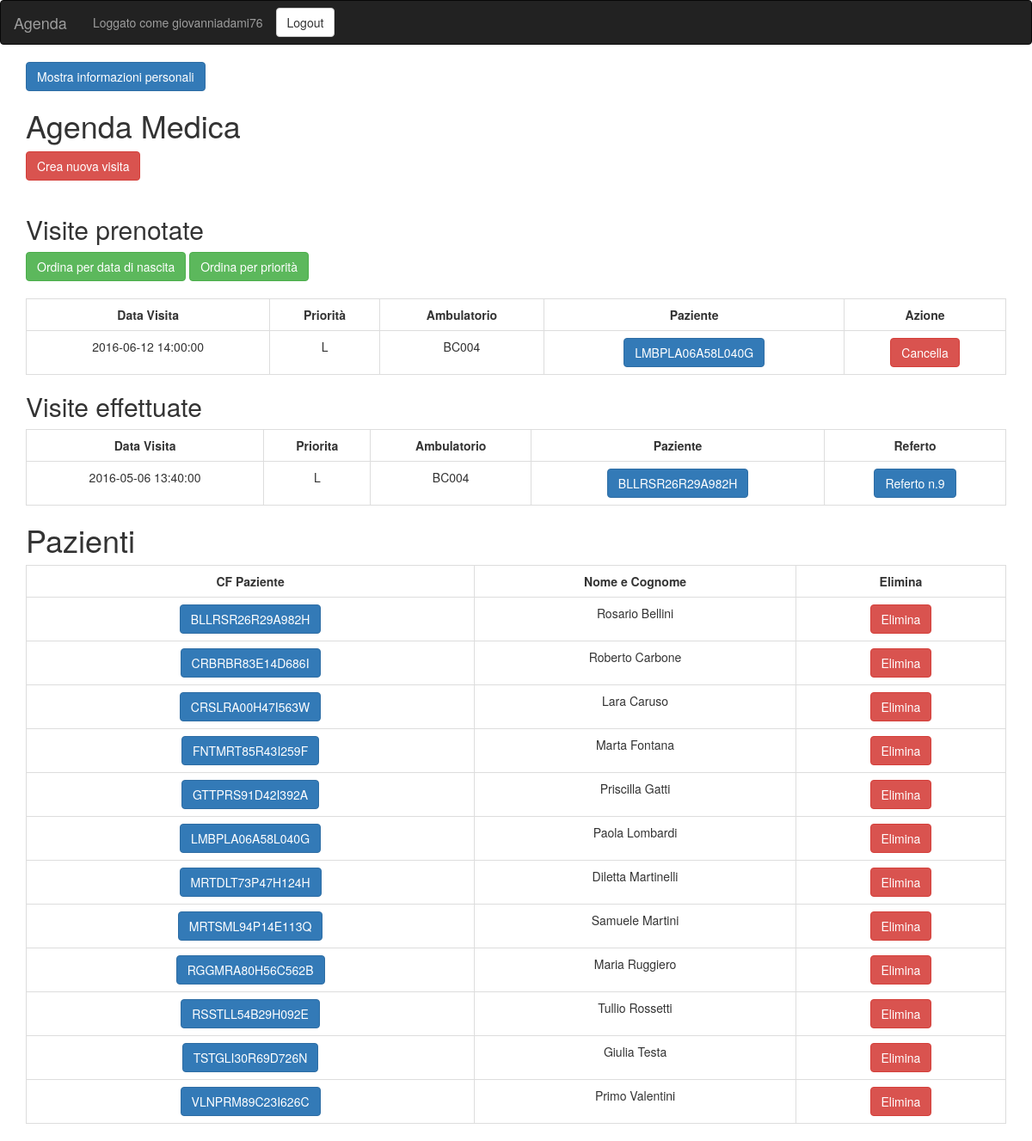
/sito_web/cgi-bin/indexdottore.php (signed in), run on the app's committed database.
### tables this page shows
CREATE TABLE VisitaMedica (

	CodiceVisita INT NOT NULL PRIMARY KEY AUTO_INCREMENT,
	Data DATETIME NOT NULL,
	NomeAmbulatorio VARCHAR(5) NOT NULL,
	TipoVisita BOOLEAN NOT NULL,
	TipoPrenotazione BOOLEAN NOT NULL,
	Priorita CHAR,
	CFDottore VARCHAR(16),
	CFInfermiere VARCHAR(16),
	CFPaziente VARCHAR(16) NOT NULL,
	CodiceReferto INT,

	FOREIGN KEY (CFDottore) REFERENCES Dottore(CodiceFiscale)
		ON DELETE SET NULL,
	FOREIGN KEY (NomeAmbulatorio) REFERENCES Ambulatorio(Nome),
	FOREIGN KEY (CFInfermiere) REFERENCES Infermiere(CodiceFiscale)
		ON DELETE SET NULL,
	FOREIGN KEY (CFPaziente) REFERENCES Paziente(CodiceFiscale)
		ON DELETE CASCADE,
	FOREIGN KEY (CodiceReferto) REFERENCES Referto(Codice)
		ON DELETE SET NULL

);

CREATE TABLE Informazioni (

	CodiceFiscale  VARCHAR(16) NOT NULL PRIMARY KEY,
	DataNascita    DATE NOT NULL,
	Nome 		   VARCHAR(20) NOT NULL,
	Cognome		   VARCHAR(20) NOT NULL,
	Email		   VARCHAR(45),
	Sesso		   CHAR NOT NULL,
	Telefono	   VARCHAR(20) NOT NULL,
	CittaResidenza VARCHAR(45) NOT NULL,
	CittaNascita   VARCHAR(45) NOT NULL,
	Indirizzo	   VARCHAR(45) NOT NULL,
	CodiceASL 	   INT NOT NULL,

	FOREIGN KEY (CittaResidenza) REFERENCES Citta(Nome) 
		ON UPDATE CASCADE,
	FOREIGN KEY (CittaNascita) REFERENCES Citta(Nome) 
		ON UPDATE CASCADE,
	FOREIGN KEY (CodiceASL) REFERENCES ASL(Codice)
		
		

);

### sito_web/cgi-bin/db_config.php (called while the page is built, shortened)
<?php
class DBConfig
{
	private $db_server = "localhost";
	private $db_password = "";
	private $db_username = "";
	private $db_name = "ProgettoDataBase";
	private $db_conn = null;
	private function db_connection(){
		$this->db_conn = new mysqli($this->db_server, $this->db_username, $this->db_password, $this->db_name);
	}
	public function db_query($sql){
		$result = $this->db_conn->query($sql);
		$rows = array();
		if ($result && !is_bool($result)){
			$i = 0;
			while ($row = $result->fetch_assoc()){
				$rows[$i++] = $row;
			}
			$this->db_conn = null;
		}
		return $rows;
	}
}
?>

### sito_web/cgi-bin/indexdottore.php (the view, shortened to what this page needs)
<?php
	include("db_config.php");
?>
<!doctype html>
<html>
<head>
    <link rel="stylesheet" href="https://maxcdn.bootstrapcdn.com/bootstrap/3.3.6/css/bootstrap.min.css">
    <link rel="stylesheet" href="css/style.css" type="text/css" />
</head>
<body>
<nav class="navbar navbar-inverse">
  <div class="navbar-header">
    <a class="navbar-brand" href="#">Agenda</a>
  </div>
  <?php echo "<p class='navbar-text'>Loggato come ".$_SESSION['username']."</p>" ?>
  <form method='POST' action='#'><input type='hidden' name='logout-btn' value='logout'/><button type="submit" class="btn btn-default navbar-btn">Logout</button></form>
</nav>
<div class="container">
	<a class="btn btn-primary" role="button" data-toggle="collapse" href="#collapseExample" aria-expanded="false" aria-controls="collapseExample">
  		Mostra informazioni personali
	</a>
  		<?php
			$cod_fiscale = $_SESSION['codice_fiscale'];
			$db_conn = new DBConfig();
		?>
	<h1>Agenda Medica</h1>
	<form method='GET' action='nuova_visita.php'>
			<button type='submit' class='btn btn-danger'>Crea nuova visita</button>
  	</form>
  	<br />
		<h2>Visite prenotate</h2>
		<button class="btn btn-success" onClick="sortBirthday('<?php echo $_SESSION['codice_fiscale']; ?>')">Ordina per data di nascita</button>
		<button class="btn btn-success" onClick="sortPriority('<?php echo $_SESSION['codice_fiscale']; ?>')">Ordina per priorità</button>
		<br /><br />
		<table id='visite-prenotate' class='table table-bordered'>
		<tr>
				<th>Data Visita</th>
				<th>Priorità</th>
				<th>Ambulatorio</th>
				<th>Paziente</th>
				<th>Azione</th>
		</tr>
		<?php
			$rows = $db_conn->db_query("SELECT * FROM VisitaMedica AS VM WHERE VM.CFDottore='".$cod_fiscale."';");
			if (count($rows)>0){
				for ($i=0; $i < count($rows) ; $i++) {
					$v = $rows[$i];
					if ($v['TipoPrenotazione'] == 0){
						echo "<tr>";
						echo "<td>".$v['Data']."</td>";
						echo "<td>".$v['Priorita']."</td>";
						echo "<td>".$v['NomeAmbulatorio']."</td>";
						echo "<td><form method='GET' action='info_paziente.php'><input type='hidden' name='cf_paziente' value='".$v['CFPaziente']."'/><button class='btn btn-primary'>".$v['CFPaziente']."</button></form></td>";
						echo "<td><form method='POST' action='indexdottore.php'><input type='hidden' name='codice_visita' value='".$v['CodiceVisita']."' /><button class='btn btn-danger'>Cancella</button></form></td>";
						echo "</tr>";
						}
				}
				echo "</table>";
				echo "<h2>Visite effettuate</h2>";
				echo "<table class='table table-bordered'>";
				echo "<tr>
				<th>Data Visita</th>
				<th>Priorita</th>
				<th>Ambulatorio</th>
				<th>Paziente</th>
				<th>Referto</th>
				</tr>";
				for ($i=0; $i < count($rows) ; $i++) {
					$v = $rows[$i];
					if ($v['TipoPrenotazione'] == 1){
						echo "<tr>";
						echo "<td>".$v['Data']."</td>";
						echo "<td>".$v['Priorita']."</td>";
						echo "<td>".$v['NomeAmbulatorio']."</td>";
						echo "<td><form method='GET' action='info_paziente.php'><input type='hidden' name='cf_paziente' value='".$v['CFPaziente']."'/><button class='btn btn-primary'>".$v['CFPaziente']."</button></form></td>";
						if (isset($v['CodiceReferto'])){
							echo "<td><form method='GET' action='info_referto.php'><input type='hidden' name='cod_referto' value='".$v['CodiceReferto']."'/><button class='btn btn-primary'>Referto n.".$v['CodiceReferto']."</button></form></td>";
						} else {
							echo "<td><form method='POST' action='nuovo_referto.php'><input type='hidden' name='visita' value=".$v['CodiceVisita']." /><button class='btn btn-success'>Aggiungi referto</button></form></td>";
						}
						echo "</tr>";
						}
				}
				echo "</table>";
			}
		?>
	<h1>Pazienti</h1>
	<?php
	$pazienti = $db_conn->db_query("SELECT I.CodiceFiscale,I.Nome,I.Cognome FROM Informazioni AS I JOIN Paziente ON I.CodiceFiscale=Paziente.CodiceFiscale AND I.CodiceASL=(SELECT CodiceASL FROM Informazioni WHERE Informazioni.CodiceFiscale='".$cod_fiscale."')");
	if (count($pazienti)>0){
		echo "<table class='table table-bordered'>";
		echo "<tr>";
		echo "<th> CF Paziente </th>";
		echo "<th> Nome e Cognome </th>";
		echo "<th> Elimina </th>";
		echo "</tr>";
		for ($i=0; $i < count($pazienti); $i++) {
			$p = $pazienti[$i];
			echo "<tr>";
			echo "<td><form action='info_paziente.php' method='GET'><input type='hidden' name='cf_paziente' value='".$p['CodiceFiscale']."'/><button type='submit' class='btn btn-primary'>".$p['CodiceFiscale']."</button></form></td>";
			echo "<td>".$p['Nome']." ".$p['Cognome']."</td>";
			echo "<td><form action='indexdottore.php' method='POST'><input type='hidden' name='delete_paziente' value='".$p['CodiceFiscale']."'/><button type='submit' class='btn btn-danger'>Elimina</button></form></td>";
			echo "</tr>";
		}
		echo "</table>";
	}
	?>
</div>
</body>
</html>

### sito_web/cgi-bin/css/style.css (style rules this page uses)
.table th,td { text-align: center; }

### data on the page
visitamedica: Data "2016-06-12 14:00:00", Priorita "L", NomeAmbulatorio "BC004", CFPaziente "LMBPLA06A58L040G"
visitamedica: Data "2016-05-06 13:40:00", Priorita "L", NomeAmbulatorio "BC004", CFPaziente "BLLRSR26R29A982H", CodiceReferto "9"
informazioni: CodiceFiscale "BLLRSR26R29A982H", Nome "Rosario", Cognome "Bellini"
informazioni: CodiceFiscale "CRBRBR83E14D686I", Nome "Roberto", Cognome "Carbone"
informazioni: CodiceFiscale "CRSLRA00H47I563W", Nome "Lara", Cognome "Caruso"
informazioni: CodiceFiscale "FNTMRT85R43I259F", Nome "Marta", Cognome "Fontana"
informazioni: CodiceFiscale "GTTPRS91D42I392A", Nome "Priscilla", Cognome "Gatti"
informazioni: CodiceFiscale "LMBPLA06A58L040G", Nome "Paola", Cognome "Lombardi"
informazioni: CodiceFiscale "MRTDLT73P47H124H", Nome "Diletta", Cognome "Martinelli"
informazioni: CodiceFiscale "MRTSML94P14E113Q", Nome "Samuele", Cognome "Martini"
informazioni: CodiceFiscale "RGGMRA80H56C562B", Nome "Maria", Cognome "Ruggiero"
informazioni: CodiceFiscale "RSSTLL54B29H092E", Nome "Tullio", Cognome "Rossetti"
informazioni: CodiceFiscale "TSTGLI30R69D726N", Nome "Giulia", Cognome "Testa"
informazioni: CodiceFiscale "VLNPRM89C23I626C", Nome "Primo", Cognome "Valentini"

### other printed values
$_SESSION['username'] "giovanniadami76"
